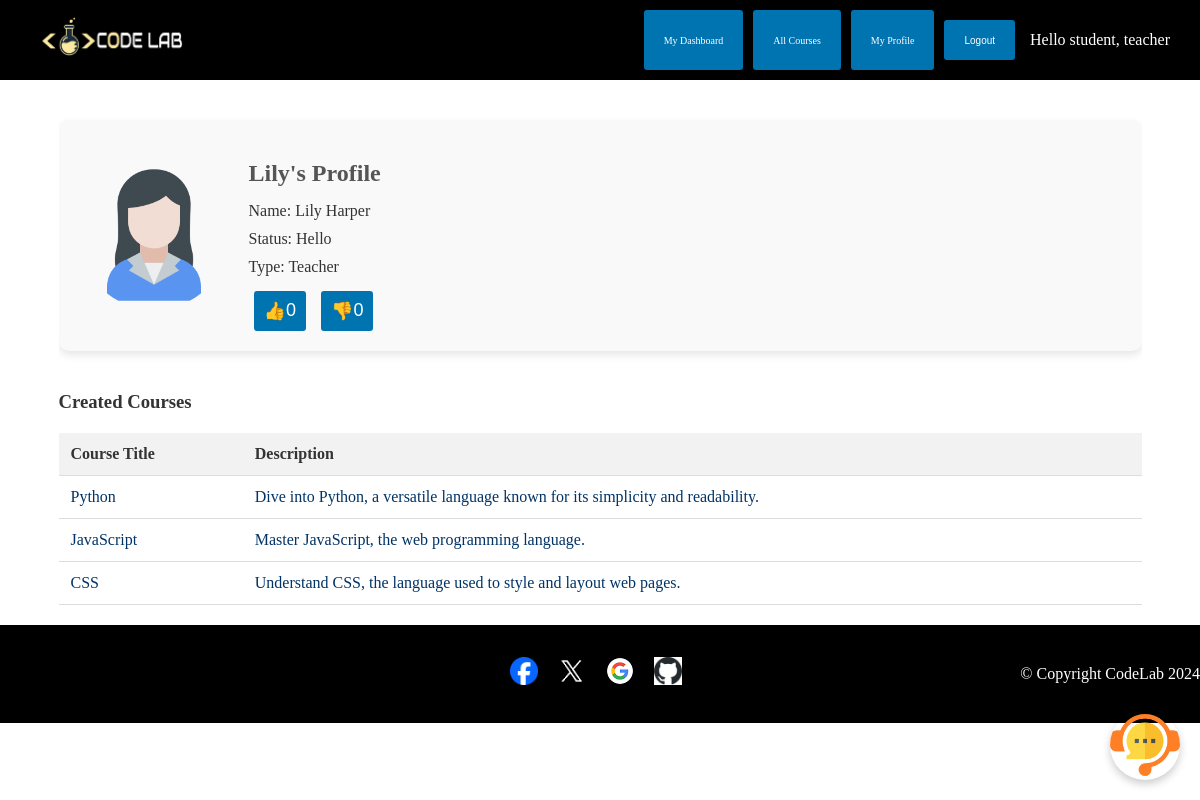
/user_profile/7/ (signed in), run on the app's committed database.
### CodeLabWebsite/models.py (models this page shows, shortened)
class Profile(models.Model):
    user = models.OneToOneField(User, on_delete=models.CASCADE)  # Link to the User model
    name = models.CharField(max_length=100, null=True, blank=True)  # Optional name field
    teacher = models.BooleanField(default=False)  # Boolean field to indicate if the user is a teacher
    student = models.BooleanField(default=False)  # Boolean field to indicate if the user is a student
    photo = models.ImageField(upload_to='photos/', null=True, blank=True)  # Optional photo field
    status = models.CharField(max_length=255, null=True, blank=True)  # Optional status field
    like_count = models.PositiveIntegerField(default=0)  # Count of likes
    dislike_count = models.PositiveIntegerField(default=0)  # Count of dislikes

class Course(models.Model):
    title = models.CharField(max_length=200)  # Title of the course
    description = models.TextField()  # Description of the course
    teacher = models.ForeignKey(Profile, on_delete=models.CASCADE, related_name='courses_taught')  # Teacher of the course
    materials = models.FileField(upload_to='coursematerials/', null=True, blank=True)  # Optional course materials
    course_image = models.ImageField(upload_to='course_images/', null=True, blank=True)  # Optional course image
    new_material = models.BooleanField(default=False)  # Boolean field to indicate new material
    new_enrollment = models.BooleanField(default=False)  # Boolean field to indicate new enrollment

### CodeLabWebsite/views.py (the view)
# urls.py: path('user_profile/<int:user_id>/', views.user_profile, name='user_profile'),  # User profile
@login_required
def user_profile(request, user_id):
    profile = get_object_or_404(Profile, user__id=user_id)
    courses = []
    if profile.teacher:
        courses = Course.objects.filter(teacher=profile)
    else:
        enrollments = Enrollment.objects.filter(student=profile)
        courses = [enrollment.course for enrollment in enrollments]
    return render(request, 'CodeLabWebsite/teacher_user-search_user-profile.html', {'profile': profile, 'courses': courses})

### CodeLabWebsite/templates/CodeLabWebsite/teacher_user-search_user-profile.html (shortened to what this page needs)
{% extends 'CodeLabWebsite/base.html' %}
{% load static %}
{% block content %}
<div class="container" style="margin-top: 20px;">
    <div class="profile-info">
        {% if profile.photo %}
            <img src="{{ profile.photo.url }}" alt="Profile Picture">
        {% else %}
            <img src="{% static 'images/default_profile.jpg' %}" alt="Default Profile Picture">
        {% endif %}
        <div class="profile-details">
            <h2>{{ profile.user.username }}'s Profile</h2>
            <p>Name: {{ profile.name }}</p>
            <p>Status: {{ profile.status }}</p>
            <p>Type: {% if profile.teacher %}Teacher{% else %}Student{% endif %}</p>
            {% if user.is_authenticated %}
            <div class="like-dislike-container">
                <button id="like-button" class="button button-primary">👍 <span id="like-count">{{ profile.like_count }}</span></button>
                <button id="dislike-button" class="button button-primary">👎 <span id="dislike-count">{{ profile.dislike_count }}</span></button>
            </div>
            {% endif %}
        </div>
    </div>
    <div class="courses-section">
        <h3>{% if profile.teacher %}Created Courses{% else %}Enrolled Courses{% endif %}</h3>
        <table class="courses-table">
            <thead>
                <tr>
                    <th>Course Title</th>
                    <th>Description</th>
                </tr>
            </thead>
            <tbody>
                {% for course in courses %}
                <tr>
                    <td>{{ course.title }}</td>
                    <td>{{ course.description }}</td>
                </tr>
                {% endfor %}
            </tbody>
        </table>
    </div>
</div>
{% endblock %}

### CodeLabWebsite/templates/CodeLabWebsite/base.html (shortened to what this page needs)
<!DOCTYPE html>
{% load static %}
<html lang="en">
<head>
    <link rel="stylesheet" href="https://cdnjs.cloudflare.com/ajax/libs/skeleton/2.0.4/skeleton.min.css">
    <link rel="stylesheet" href="https://cdnjs.cloudflare.com/ajax/libs/font-awesome/6.0.0-beta3/css/all.min.css">
</head>
<body>
    <header>
        <div class="container" style="display: flex; justify-content: space-between; align-items: center; margin-top: 0px;">
            <h1 style="margin: 0; flex-grow: 1; font-size: 24px;">
                <a href="{% url 'home' %}">
                    <img src="{% static 'images/CodeLab.png' %}" alt="CodeLab" style="height: 40px;">
                </a>
            </h1>
            {% if user.is_authenticated %}
                {% if user.profile.teacher %}
                    <a href="{% url 'teacher_dashboard' %}" class="button">My Dashboard</a>
                    <a href="{% url 'create_course' %}" class="button">Create Course</a>
                    <a href="{% url 'search_users' %}" class="button">User Search</a>
                    <a href="{% url 'edit_teacher_profile' %}" class="button">My Profile</a>
                    <form method="post" action="{% url 'logout' %}" style="display: inline-flex; align-items: center;">
                        {% csrf_token %}
                        <button type="submit" class="button">Logout</button>
                    </form>
                    <span class="user-greeting">Hello teacher, {{ user.username }}</span>
                {% else %}
                    <a href="{% url 'student_dashboard' %}" class="button">My Dashboard</a>
                    <a href="{% url 'all_courses' %}" class="button">All Courses</a>
                    <a href="{% url 'edit_teacher_profile' %}" class="button">My Profile</a>
                    <form method="post" action="{% url 'logout' %}" style="display: inline-flex; align-items: center;">
                        <button type="submit" class="button">Logout</button>
                    </form>
                    <span class="user-greeting">Hello student, {{ user.username }}</span>
                {% endif %}
            {% endif %}
        </div>
    </header>
    <div class="container">
        {% block content %}{% endblock %}
    </div>
    {% if user.is_authenticated and not home %}
    <div id="chat-box">
        <img id="chat-icon" src="{% static 'images/Chaticon.png' %}" alt="Chat Icon" />
    </div>
    {% endif %}
    <footer>
        <div class="footer-container">
            <div class="footer-left">
                <div class="social-media-icons">
                    <a href="https://www.facebook.com/login" role="button">
                        <img src="{% static 'images/Facebook.png' %}" alt="Facebook">
                    </a>
                    <a href="https://twitter.com/login" role="button">
                        <img src="{% static 'images/Twitter.png' %}" alt="Twitter">
                    </a>
                    <a href="https://accounts.google.com/signin" role="button">
                        <img src="{% static 'images/Google.png' %}" alt="Google">
                    </a>
                    <a href="https://github.com/login" role="button">
                        <img src="{% static 'images/Github.png' %}" alt="Github">
                    </a>
                </div>
            </div>
            <div class="footer-right">
                <div class="text-white">
                    &copy; Copyright CodeLab 2024
                </div>
            </div>
        </div>
    </footer>
</body>
</html>

### data on the page
Profile: photo (picture), user.username "Lily", name "Lily Harper", status "Hello", like_count "0", dislike_count "0"
Course: title "Python", description "Dive into Python, a versatile language known for its simplicity and readability."
Course: title "JavaScript", description "Master JavaScript, the web programming language."
Course: title "CSS", description "Understand CSS, the language used to style and layout web pages."

### other printed values
{{ user.username }} "teacher"
